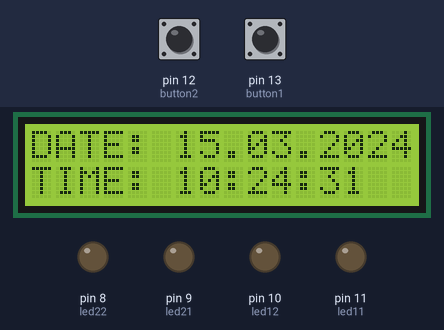
Simulated run of this sketch. Board: Arduino Uno, built with avr-gcc and run on an emulated ATmega328P. Parts: 16×2 character LCD, output pins drawn as LEDs (lit = HIGH). The inputs (shaded band) are chosen by the test bench; at power-on: pin 13 (button1) LOW, pin 12 (button2) LOW. The local clock reads 2024-03-15 10:24:30 at power-on unless the sketch sets it.

Above: at 1.2 s.
1.3 s: pin 13 (button1) pulled HIGH for 3.2 s
At 5.8 s:
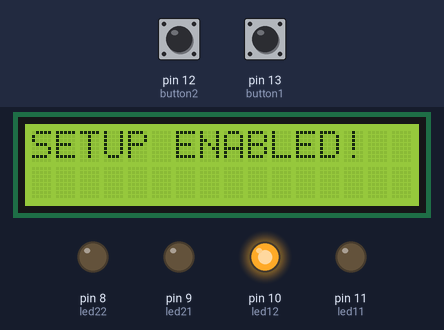
6.1 s: pin 12 (button2) pulled HIGH for 0.15 s
At 7.3 s:
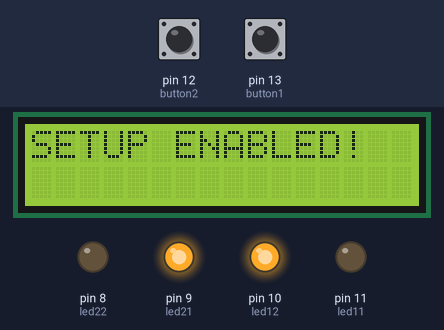
7.9 s: pin 13 (button1) pulled HIGH for 0.15 s
At 8.6 s:
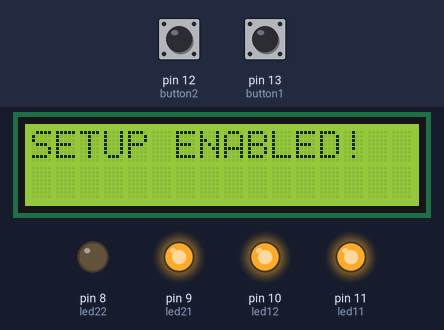
9.7 s: pin 12 (button2) pulled HIGH for 1 s
At 11.8 s:
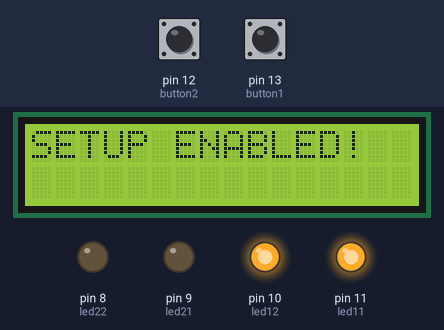
12.3 s: pin 13 (button1) pulled HIGH for 3.2 s
At 17.8 s:
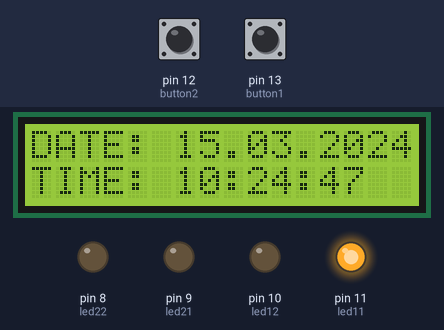
18.5 s: pin 12 (button2) pulled HIGH for 3.2 s
At 22.8 s:
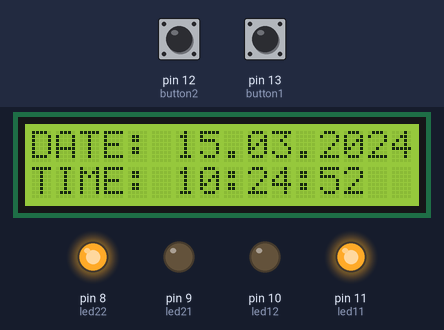
Timing chart, 0 to 24.3 s (numbered marks = the images above; inputs shaded):
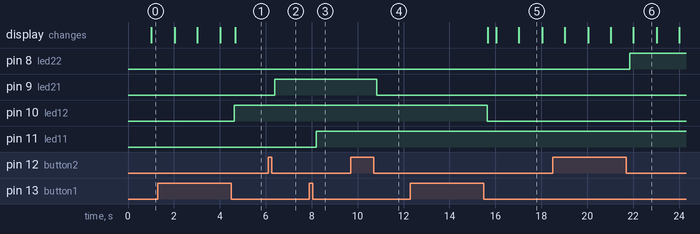

Measured:
- after the input at 1.3 s, pin 10 (led12): LOW → HIGH after 3.3 s; the display: first differs from a run without the input after 3.4 s (image 1)
- after the input at 6.1 s, pin 9 (led21): LOW → HIGH after 0.30 s
- after the input at 7.9 s, pin 11 (led11): LOW → HIGH after 0.30 s
- after the input at 9.7 s, pin 9 (led21): HIGH → LOW after 1.1 s
- after the input at 12.3 s, pin 10 (led12): HIGH → LOW after 3.3 s; the display: first changes after 3.4 s (image 5 shows a later state)
- after the input at 18.5 s, pin 8 (led22): LOW → HIGH after 3.3 s
- what the display in image 5 shows lasts 1.0 s, from 17.0 s to 18.0 s

The sketch:

ClockV3.ino
```cpp
#include <LiquidCrystal_I2C.h>
#include <DS1302.h>

LiquidCrystal_I2C lcd(0x27, 16, 2);
DS1302 rtc(2, 3, 4); //CE, IO, CLK

const int button1 = 13;
const int button2 = 12;

const int led11 = 11;
const int led12 = 10;
const int led21 = 9;
const int led22 = 8;

boolean led11State = false;
boolean led12State = false;
boolean led21State = false;
boolean led22State = false;

boolean lastButton1State = false;
boolean lastButton2State = false;
boolean button1State;
boolean button2State;

unsigned long lastDebounceTime1 = 0;
unsigned long lastDebounceTime2 = 0;
unsigned long button1Timer = 0;
unsigned long button2Timer = 0;

unsigned long debounceDelay = 100;
unsigned long longPressTime = 1000;

byte clkState = 1;

void setup() {
  // put your setup code here, to run once:
  pinMode(button1, INPUT);
  pinMode(button2, INPUT);
  pinMode(led11, OUTPUT);
  pinMode(led12, OUTPUT);
  pinMode(led21, OUTPUT);
  pinMode(led22, OUTPUT);

  digitalWrite(led11, led11State);
  digitalWrite(led12, led12State);
  digitalWrite(led21, led21State);
  digitalWrite(led22, led22State);

  lcd.begin();
  lcd.backlight();
  lcd.clear();

  rtc.halt(false);
  rtc.writeProtect(false);

  //rtc.setDOW(FRIDAY);
  //rtc.setTime(0, 0, 0);
  //rtc.setDate(1, 1, 2021);
}

void loop() {
  // put your main code here, to run repeatedly:
  int reading1 = digitalRead(button1);
  int reading2 = digitalRead(button2);

  //Button1 Debounce
  //Check if the button changes state
  if (reading1 != lastButton1State) {
    lastDebounceTime1 = millis();
    //Sets the basis of the debouncing
  }

  //Check if the debouncing passes
  if ((millis() - lastDebounceTime1) > debounceDelay) {

    //Parity checking
    if (reading1 != button1State) {
      //Syncs button state to actual state
      button1State = reading1;

      if (button1State == HIGH) {
        button1Timer = millis();
      }

      if (button1State == LOW) {
        if ((millis() - button1Timer) > longPressTime) {
          led12State = !led12State;
          switch (clkState) {
            case 1:
              clkState = 2;
              break;
            case 2:
              clkState = 1;
              break;
          }
        }
        else {
          led11State = !led11State;
        }
      }
    }
  }

  //Button2 Debounce
  //Check if the button changes state
  if (reading2 != lastButton2State) {
    lastDebounceTime2 = millis();
    //Sets the basis of the debouncing
  }

  //Check if the debouncing passes
  if ((millis() - lastDebounceTime2) > debounceDelay) {

    //Parity checking
    if (reading2 != button2State) {
      //Syncs button state to actual state
      button2State = reading2;

      if (button2State == HIGH) {
        button2Timer = millis();
      }

      if (button2State == LOW) {
        if ((millis() - button2Timer) > longPressTime) {
          led22State = !led22State;
        }
        else {
          led21State = !led21State;
        }
      }
    }
  }

  lastButton1State = reading1;
  lastButton2State = reading2;

  digitalWrite(led11, led11State);
  digitalWrite(led12, led12State);
  digitalWrite(led21, led21State);
  digitalWrite(led22, led22State);

  if (clkState == 1) {
    lcd.setCursor(0, 0);
    lcd.print("DATE: ");
    lcd.print(rtc.getDateStr(FORMAT_LONG));

    lcd.setCursor(0, 1);
    lcd.print("TIME: ");
    lcd.print(rtc.getTimeStr(FORMAT_LONG));
  }

  if (clkState == 2) {
    lcd.setCursor(0, 0);
    lcd.print("SETUP ENABLED!  ");

    lcd.setCursor(0, 1);
    lcd.print("                ");
  }
}
```
